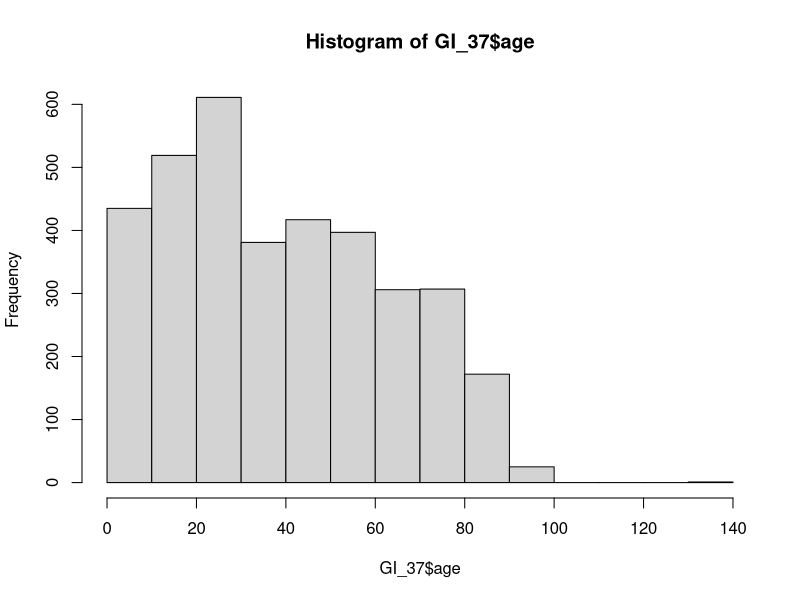
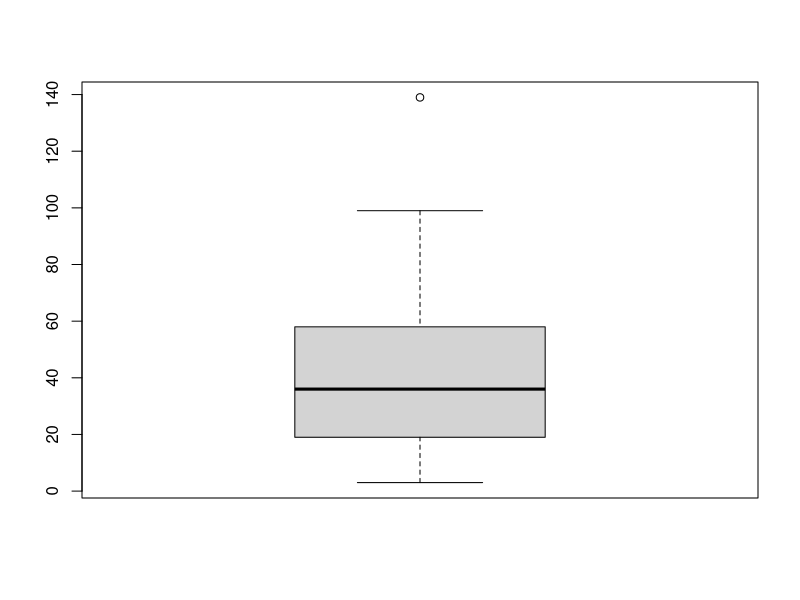
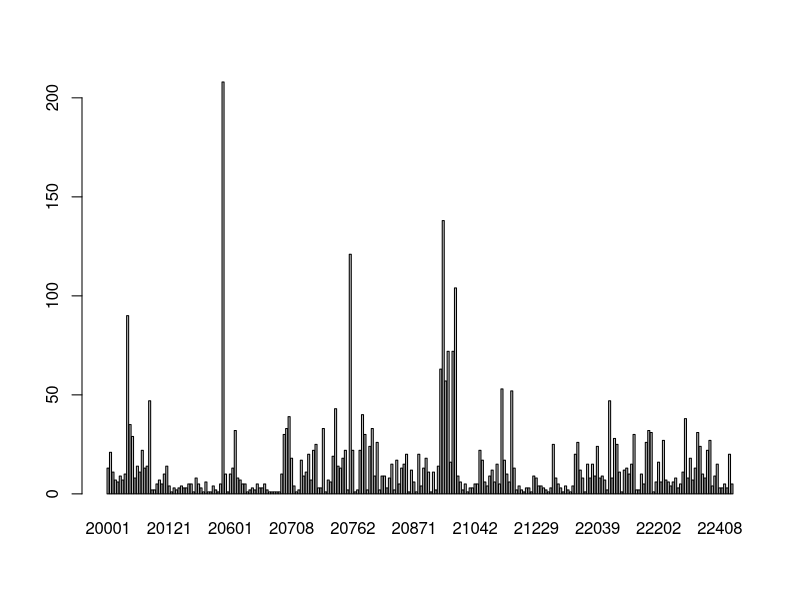
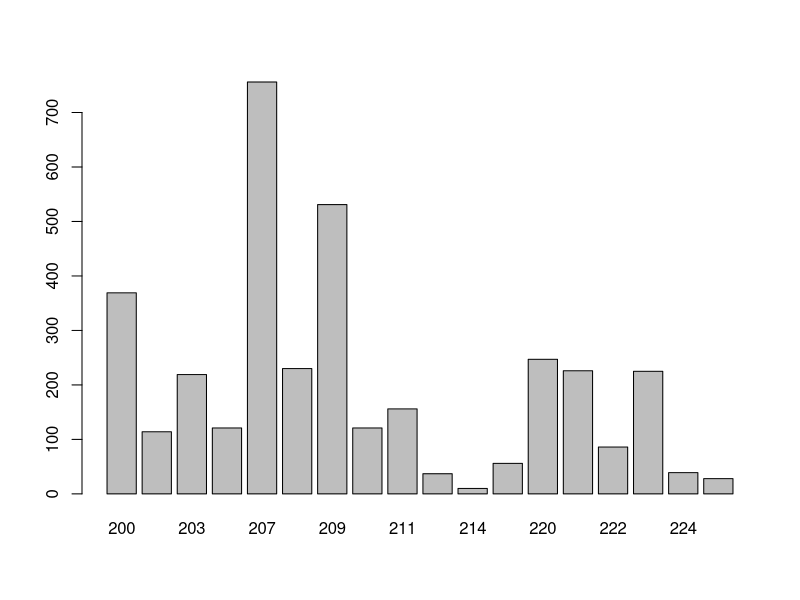

Generate these figures, in order, with R:
## ---- chunk 1
x = 1:10
y = rep(c(1,2), each=5)
m = lm(y~x)
s = summary(m)
## ---- chunk 2
x
y
m
s
s$r.squared
## ---- chunk 3
specificity = 0.99
sensitivity = 0.95
prevalence = 0.001
probability = (specificity*prevalence) / (specificity*prevalence + (1-sensitivity)*(1-prevalence))
probability
## ---- chunk 4
GI = read.csv("GI.csv")
## ---- chunk 5
# Min, max, mean, and median age for zipcode 20032.
GI_20032 = subset(GI, zipcode==20032)
min(   GI_20032$age)
max(   GI_20032$age)
mean(  GI_20032$age)
median(GI_20032$age)
## ---- chunk 6
summary(GI_20032$age)
## ---- chunk 7
# Construct a histogram and boxplot for age at facility 37.
GI_37 = subset(GI, facility==37)
hist(GI_37$age)
boxplot(GI_37$age)
## ---- chunk 8
# Construct a bar chart for the zipcode at facility 37.
barplot(table(GI_37$zipcode))
## ---- chunk 9
# Construct a bar chart for the first three digits of zipcode at facility 37.
barplot(table(trunc(GI_37$zipcode/100)))
